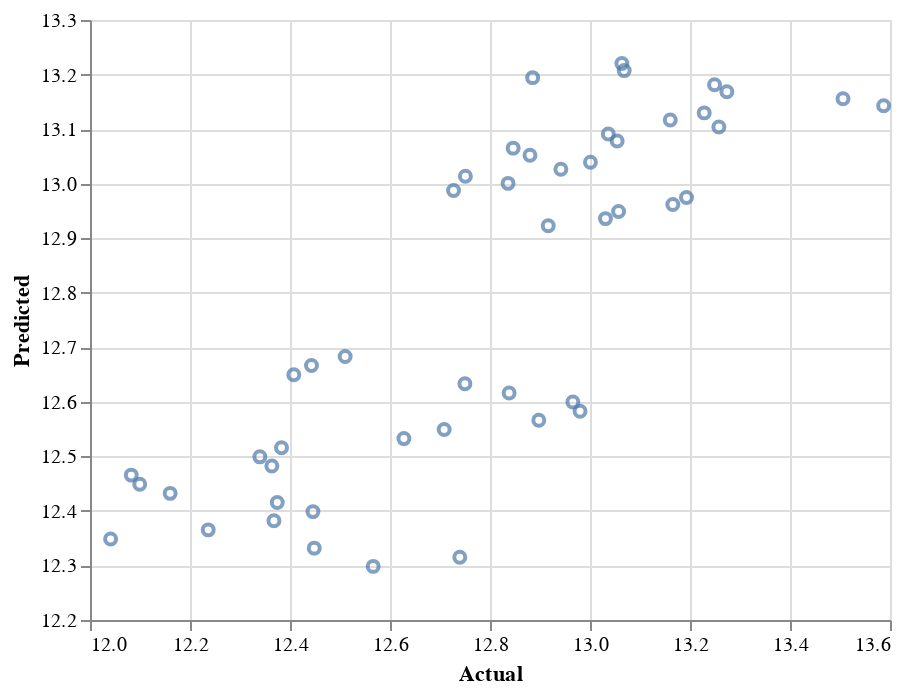

Write notebook code for a chart like this one.
### Code cell
import altair as alt

res_actual_pred = pd.DataFrame({"Actual": df["Y"], "Predicted": res.fittedvalues})

alt.Chart(res_actual_pred).mark_point().encode(
    x=alt.X('Actual', scale=alt.Scale(zero=False)),
    y=alt.Y('Predicted', scale=alt.Scale(zero=False))
)

### Figure 1 — Vega-Lite specification as saved in the notebook (floating-point values rounded to 4 significant figures)
{"config": {"view": {"continuousWidth": 400, "continuousHeight": 300}}, "data": {"name": "data-510c05db569bf4baa26b2d5c478737a3"}, "mark": "point", "encoding": {"x": {"type": "quantitative", "field": "Actual", "scale": {"zero": false}}, "y": {"type": "quantitative", "field": "Predicted", "scale": {"zero": false}}}, "$schema": "https://vega.github.io/schema/vega-lite/v4.8.1.json", "datasets": {"data-510c05db569bf4baa26b2d5c478737a3": [{"Actual": 12.92, "Predicted": 12.92}, {"Actual": 13.03, "Predicted": 12.94}, {"Actual": 13.06, "Predicted": 12.95}, {"Actual": 13.17, "Predicted": 12.96}, {"Actual": 13.19, "Predicted": 12.97}, {"Actual": 12.73, "Predicted": 12.99}, {"Actual": 12.84, "Predicted": 13.0}, {"Actual": 12.75, "Predicted": 13.01}, {"Actual": 12.94, "Predicted": 13.03}, {"Actual": 13.0, "Predicted": 13.04}, {"Actual": 12.88, "Predicted": 13.05}, {"Actual": 12.85, "Predicted": 13.07}, {"Actual": 13.05, "Predicted": 13.08}, {"Actual": 13.04, "Predicted": 13.09}, {"Actual": 13.26, "Predicted": 13.1}, {"Actual": 13.16, "Predicted": 13.12}, {"Actual": 13.23, "Predicted": 13.13}, {"Actual": 13.59, "Predicted": 13.14}, {"Actual": 13.51, "Predicted": 13.16}, {"Actual": 13.27, "Predicted": 13.17}, {"Actual": 13.25, "Predicted": 13.18}, {"Actual": 12.89, "Predicted": 13.19}, {"Actual": 13.07, "Predicted": 13.21}, {"Actual": 13.06, "Predicted": 13.22}, {"Actual": 12.51, "Predicted": 12.68}, {"Actual": 12.44, "Predicted": 12.67}, {"Actual": 12.41, "Predicted": 12.65}, {"Actual": 12.75, "Predicted": 12.63}, {"Actual": 12.84, "Predicted": 12.62}, {"Actual": 12.97, "Predicted": 12.6}, {"Actual": 12.98, "Predicted": 12.58}, {"Actual": 12.9, "Predicted": 12.57}, {"Actual": 12.71, "Predicted": 12.55}, {"Actual": 12.63, "Predicted": 12.53}, {"Actual": 12.38, "Predicted": 12.52}, {"Actual": 12.34, "Predicted": 12.5}, {"Actual": 12.36, "Predicted": 12.48}, {"Actual": 12.08, "Predicted": 12.47}, {"Actual": 12.1, "Predicted": 12.45}, {"Actual": 12.16, "Predicted": 12.43}, {"Actual": 12.37, "Predicted": 12.42}, {"Actual": 12.45, "Predicted": 12.4}, {"Actual": 12.37, "Predicted": 12.38}, {"Actual": 12.24, "Predicted": 12.37}, {"Actual": 12.04, "Predicted": 12.35}, {"Actual": 12.45, "Predicted": 12.33}, {"Actual": 12.74, "Predicted": 12.32}, {"Actual": 12.57, "Predicted": 12.3}]}}
